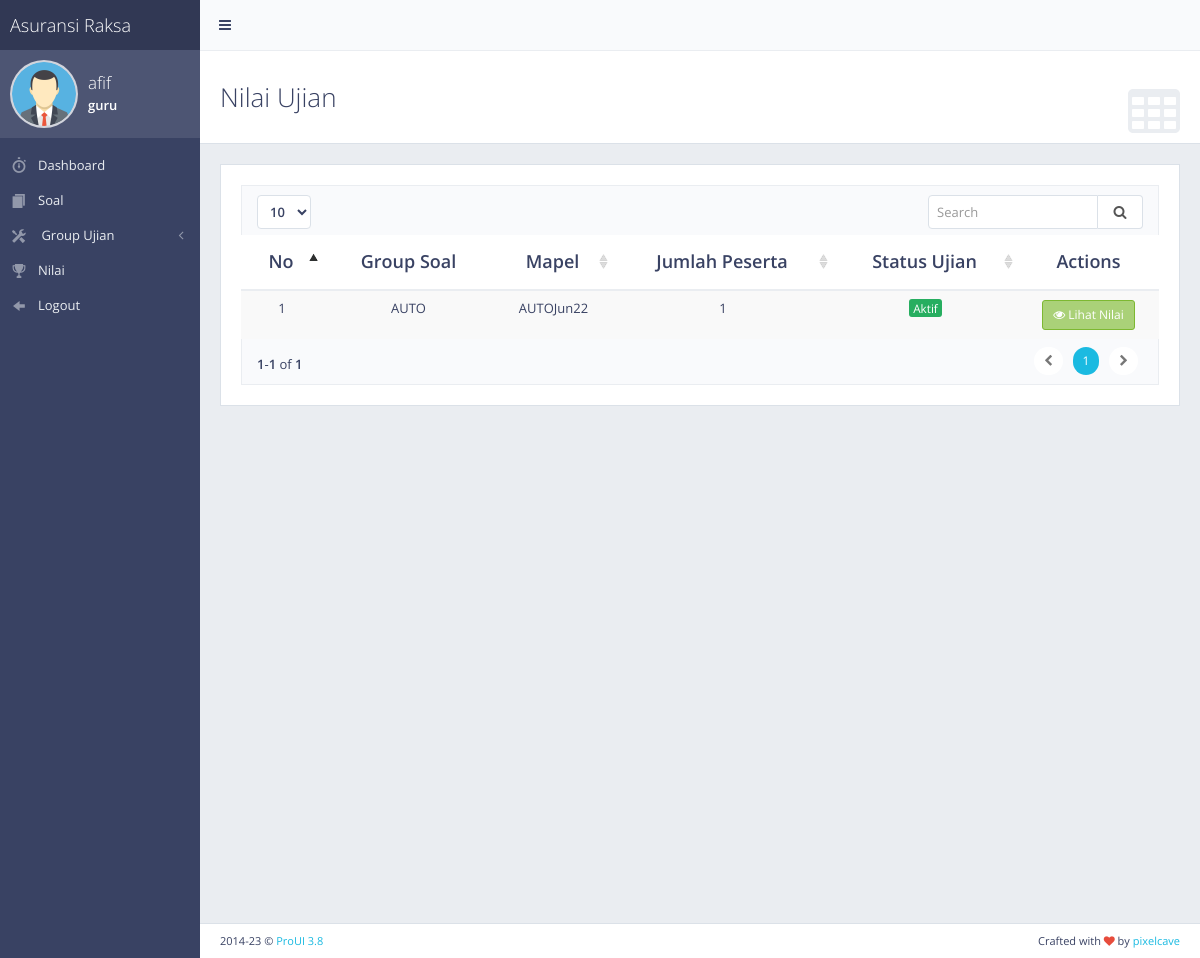
The app's page /index.php?rekapnilaiujian (signed in) with its own data.
### tables this page shows
CREATE TABLE `setujian` (
  `idujian` int(11) NOT NULL,
  `idgroup` int(11) NOT NULL,
  `waktu` int(11) NOT NULL,
  `token` varchar(10) NOT NULL,
  `status` enum('aktif','tidak aktif','','') NOT NULL,
  `rangesoal` int(11) NOT NULL,
  `user` int(11) NOT NULL
);

CREATE TABLE `groupsoal` (
  `idgroup` int(11) NOT NULL,
  `namagroup` varchar(50) NOT NULL,
  `idgurumapel` int(11) NOT NULL,
  `statusgrup` enum('N','Y') NOT NULL
);

CREATE TABLE `mapel` (
  `idmapel` int(11) NOT NULL,
  `kdmapel` varchar(20) NOT NULL,
  `mapel` varchar(40) NOT NULL
);

### hasilujian/rekapnilaiujian.php (the view, shortened to what this page needs)
<?php include ('koneksi.php'); ?>
<div class="content-header">
    <div class="header-section">
        <h1>
            <i class="fa fa-table"></i>Nilai Ujian
        </h1>
    </div>
</div>
<div class="block full">
    <div class="table-responsive">
        <table id="example-datatable" class="table table-striped">
            <thead>
                <tr>
                    <th class="text-center">No</th>
                    <th class="text-center">Group Soal</th>
                    <th class="text-center">Mapel</th>
                    <th class="text-center">Jumlah Peserta</th>
                    <th class="text-center">Status Ujian</th>
                    <th class="text-center">Actions</th>
                </tr>
            </thead>
            <tbody>
                <?php
                if($_SESSION['status'] == 'admin'){
                    $tampil = mysqli_query($mysqli, "select su.*, gs.*, m.*
                    from setujian as su
                    inner join groupsoal as gs
                    on gs.idgroup = su.idgroup
                    inner join gurumapel as gm
                    on gm.idgurumapel = gs.idgurumapel
                    inner join mapel as m
                    on m.idmapel = gm.idmapel");
                }elseif($_SESSION['status'] == 'guru'){
                    $tampil = mysqli_query($mysqli,
                    "select su.*, gs.*, m.*
                    from setujian as su
                    inner join groupsoal as gs
                    on gs.idgroup = su.idgroup
                    inner join gurumapel as gm
                    on gm.idgurumapel = gs.idgurumapel
                    inner join mapel as m
                    on m.idmapel = gm.idmapel
                    where su.user = '$_SESSION[iduser]'");
                }
                $no = 1;
                while ($hasil = mysqli_fetch_array($tampil)) {
                    ?>
                    <tr>
                        <td class="text-center"><?php echo $no++; ?></td>
                        <td class="text-center"><?php echo $hasil['namagroup'];?></td>
                        <td class="text-center"><?php echo $hasil['mapel'];?></td>
                        <td class="text-center"><?php
                        $j = mysqli_query($mysqli, "select * from nilai where idujian = '$hasil[idujian]'");
                        $jumlah = mysqli_num_rows($j);
                        echo $jumlah;
                         ?></td>
                         <td class="text-center"><?php if($hasil['status']=='aktif'){ echo '<span class="label label-success">Aktif</span>' ;} else { echo '<span class="label label-danger">Tidak Aktif</span>';} ?></td>
                        <td class="text-center">
                            <form action="index.php?nilaiujian" method="post">
                                <button class="btn btn-sm btn-success"><i class="fa fa-eye"></i> Lihat Nilai</a></button>
                            </form>
                        </td>
                    </tr>
                <?php } ?>
            </tbody>
        </table>
    </div>
</div>

### css/main.css (style rules this page uses)
body { font-family: "Open Sans", "Helvetica Neue", Helvetica, Arial, sans-serif; color: #394263; font-size: 13px; background-color: #222222; }
.content-header { background-color: #ffffff; border-top: 1px solid #eaedf1; border-bottom: 1px solid #dbe1e8; }
.content-header h1, .content-header h2 { margin: 0; font-size: 26px; line-height: 32px; }
.header-section h1 i { font-size: 56px; float: right; margin: 2px 0 0 10px; color: #eaedf1; margin: 0 0 0 10px; line-height: 64px; }
.header-section { padding: 30px 10px; }
.content-header, .content-top { margin: -10px -5px 10px; }
.block { margin: 0 0 10px; padding: 20px 15px 1px; background-color: #ffffff; border: 1px solid #dbe1e8; }
.block.full { padding: 20px 15px; }
h1, h2, h3, h4, h5, h6, .h1, .h2, .h3, .h4, .h5, .h6 { font-family: "Open Sans", "Helvetica Neue", Helvetica, Arial, sans-serif; font-weight: 300; }
h1, h2, h3 { margin-bottom: 15px; }
.table thead > tr > th { font-size: 18px; font-weight: 600; }
.table thead > tr > th, .table thead > tr > td, .table tfoot > tr > th, .table tfoot > tr > td { padding-top: 14px; padding-bottom: 14px; }
.table thead > tr > th, .table tbody > tr > th, .table tfoot > tr > th, .table thead > tr > td, .table tbody > tr > td, .table tfoot > tr > td, .table tbody + tbody, .table-bordered, .table-bordered > thead > tr > th, .table-bordered > tbody > tr > th, .table-bordered > tfoot > tr > th, .table-bordered > thead > tr > td, .table-bordered > tbody > tr > td, .table-bordered > tfoot > tr > td { border-color: #eaedf1; }
.btn { margin: 1px 0; background-color: #ffffff; }
.btn-success { background-color: #aad178; border-color: #7db831; color: #ffffff; }
.label, .badge { font-weight: normal; font-size: 90%; }
.label { padding: 1px 4px; }
.label-success { background-color: #27ae60; }
p, .table, .alert, .carousel { margin-bottom: 20px; }
@media screen and (min-width: 768px) { .header-section, .breadcrumb-top, .block, .block.full, .modal-body, #page-content + footer { padding-left: 20px; padding-right: 20px; } }
@media screen and (min-width: 768px) { .content-header, .content-top, .breadcrumb-top { margin: -20px -20px 20px; } }
@media screen and (min-width: 768px) { .block, .widget { margin-bottom: 20px; } }

### records on screen
setujian: idgroup.namagroup "AUTO", mapel.mapel "AUTOJun22", jumlah "1", status "Aktif"

### other values on screen
$_SESSION['username'] "afif"
$_SESSION['status'] "guru"
